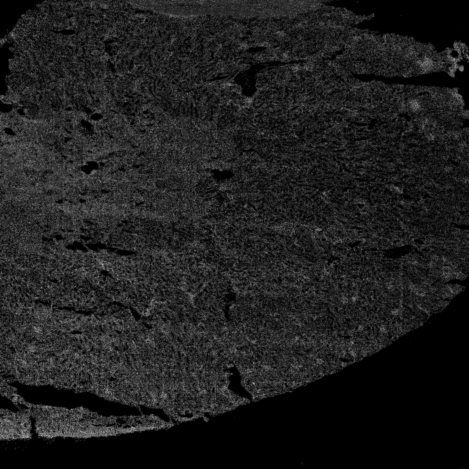
#> input picture CountsToAnndata/test_files/images_testrun/align/37_46_align-Scene-06_c1.tif, 469 x 469 px
$ python -i segment.py   (imports and definitions only)
#> lines starting #> are read from the running program, lines starting #| are printed output that depends on the picture; after the words box and inside, x2 and y2 are one past the last pixel; in counts of white or black regions, pixels touching at a corner belong together
#> further down, picture is the input picture: shape (469, 469, 3); min 0, max 168, mean 30.9
import cv2
import numpy as np
from ..calculations.contours import circularity, centroid
import pandas as pd
import math

def segment_vessels(img, threshold_ratio=0.01, exclude_edge=True, min_points=3, min_diameter=None,
    min_circularity=None, scale=None, return_raw=False):
    '''
    Segment vessels or other structures that are defined by no or background signal.
    '''
#> called with threshold_ratio = 0.01, exclude_edge = True, min_points = 3, return_raw = False

    # check if data should be filtered
    do_filtering = False
    if min_diameter is not None or min_circularity is not None:
        do_filtering=True

    # thresholding of background
    t = round(img.max() * threshold_ratio)
#> t = 2

    # [10 lines of commented-out code are left out]
    signal = img >= t
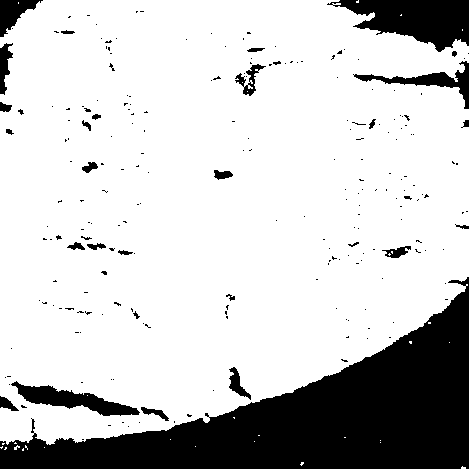
#> signal: shape (469, 469, 3) bool; 79.4% white; 228 black regions (196 under 20 px), largest, box (x1, y1, x2, y2) and area: (0, 277, 469, 469) 34181, (327, 0, 469, 52) 4324, (11, 381, 140, 416) 1724
    signal = signal.astype(np.uint8) * 255
    signal = cv2.medianBlur(signal, 19, 0)
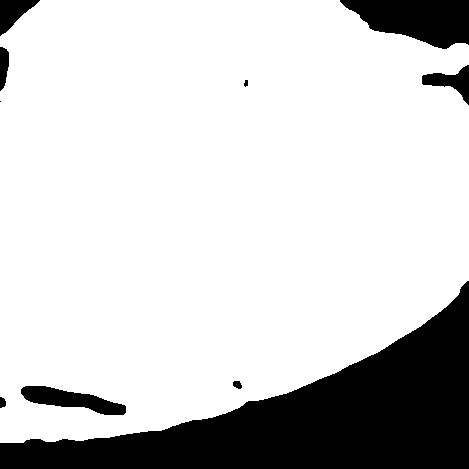
#> signal: shape (469, 469, 3); 80.9% white; 10 black regions (1 under 20 px), largest, box (x1, y1, x2, y2) and area: (0, 281, 469, 469) 34239, (340, 0, 469, 49) 4310, (21, 386, 126, 415) 1544
    signal = cv2.morphologyEx(signal, cv2.MORPH_CLOSE, np.ones((9,9),np.uint8))
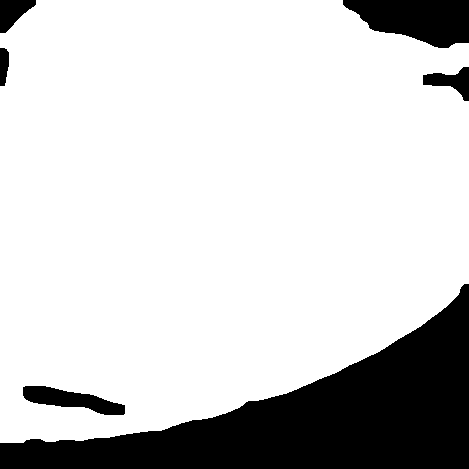
#> signal: shape (469, 469, 3); 81% white; 6 black regions, box (x1, y1, x2, y2) and area: (0, 284, 469, 469) 34224, (343, 0, 469, 48) 4292, (23, 386, 125, 415) 1525, (423, 67, 469, 101) 747, (0, 0, 36, 33) 721, (0, 48, 9, 86) 287
#> (the run stopped early here; a loop or call above may not have finished)

$ run again, on CountsToAnndata/test_files/images_testrun/align/37_46_align-Scene-06_c2.tif
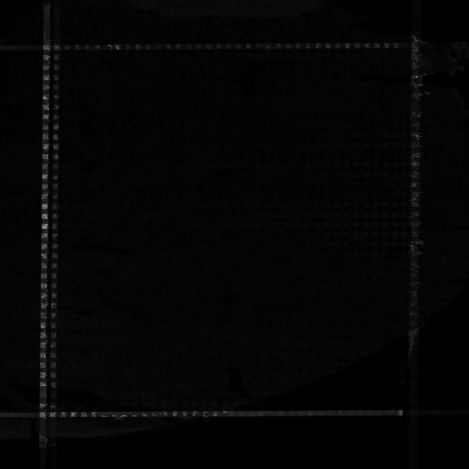
#> input picture CountsToAnndata/test_files/images_testrun/align/37_46_align-Scene-06_c2.tif, 469 x 469 px
#> picture is the input picture: shape (469, 469, 3); min 0, max 149, mean 4.6
#> t = 1
#> in segment_vessels, `signal = img >= t`:
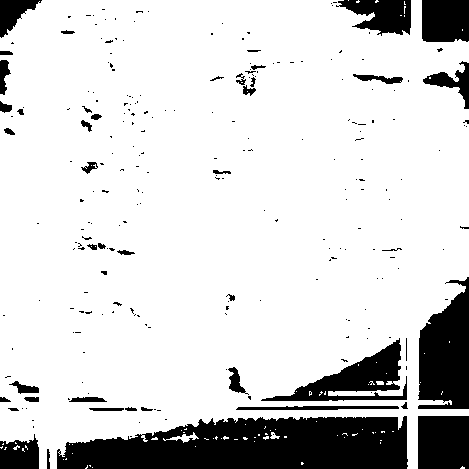
#> signal: shape (469, 469, 3) bool; 83.8% white; 244 black regions (199 under 20 px), largest, box (x1, y1, x2, y2) and area: (57, 416, 408, 469) 14761, (418, 277, 469, 409) 4969, (261, 338, 407, 401) 3301
#> in segment_vessels, `signal = cv2.morphologyEx(signal, cv2.MORPH_CLOSE, np.ones((9,9),np.ui..`:
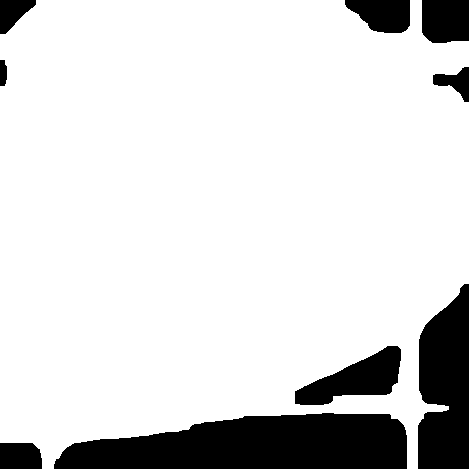
#> signal: shape (469, 469, 3); 85.2% white; 9 black regions, largest, box (x1, y1, x2, y2) and area: (54, 413, 407, 469) 15405, (418, 284, 469, 469) 7790, (295, 346, 401, 405) 3209
